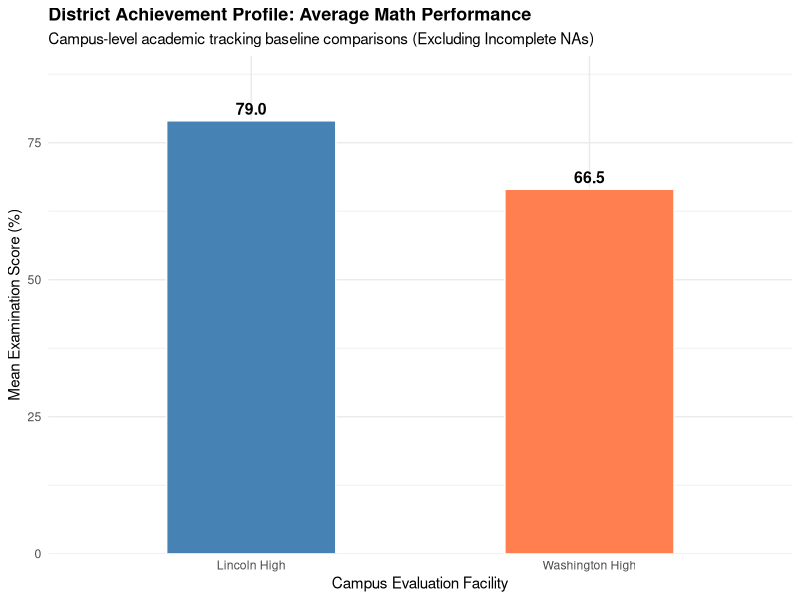
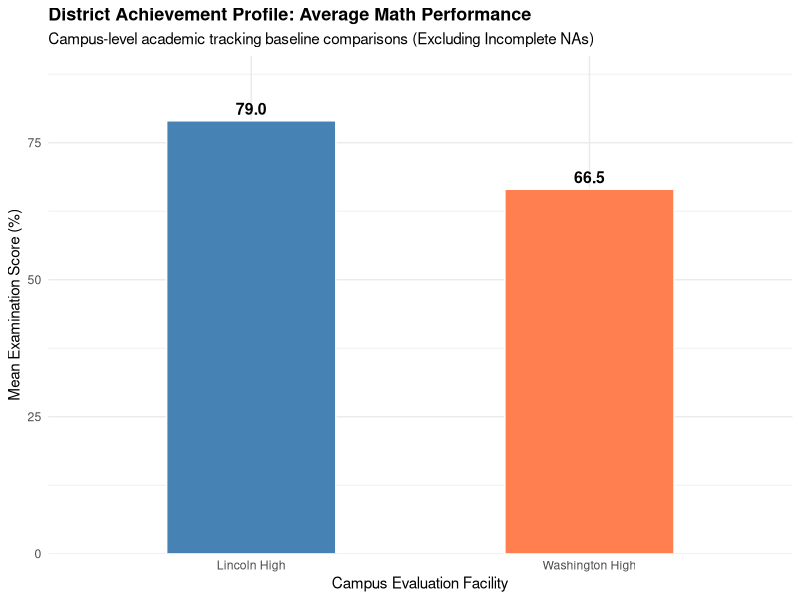

Reproduce these figures in R, in order.
# ==============================================================================
# SCHOOL DISTRICT ANALYSIS: SPLIT(), WEIGHTED INDEX RANKING, & GGPLOT2  [REVISED]
# ==============================================================================
# Change from original:
#   FIXED: print("\n--- ...") does not render a newline -- print() escapes
#   control characters inside the quoted string, so the console literally
#   shows the two characters \n rather than a blank line. Switched to cat().
# ==============================================================================

library(ggplot2)

# ------------------------------------------------------------------------------
# STEP 1: INITIALIZE THE COMPREHENSIVE DISTRICT DATASET
# ------------------------------------------------------------------------------
students_df <- data.frame(
  Student_ID = paste0("STU-", 101:106),
  Name       = c("Emma Smith", "Liam Jones", "Olivia Rice", "Noah Davis", "Ava Wilson", "Mia Taylor"),
  School     = rep(c("Lincoln High", "Washington High"), each = 3),
  Attendance = c(0.96, 0.82, 0.99, 0.74, 0.91, 0.88),
  Math_Grade = c(88, 54, 95, 62, 71, NA),
  stringsAsFactors = FALSE
)

# ------------------------------------------------------------------------------
# STEP 2: ONE-STEP DATA EXTRACTION VIA THE split() FUNCTION
# ------------------------------------------------------------------------------
school_tables_list <- split(students_df, students_df$School)

print("--- INSIGHT: EXTRACTED 'LINCOLN HIGH' LIST NODE ---")
print(school_tables_list[["Lincoln High"]])

print("--- INSIGHT: EXTRACTED 'WASHINGTON HIGH' LIST NODE ---")
print(school_tables_list[["Washington High"]])

# ------------------------------------------------------------------------------
# STEP 3: CONSTRUCT A MULTI-FACTOR WEIGHTED INDEX CAMPUS RANKING
# ------------------------------------------------------------------------------
school_attendance <- aggregate(Attendance ~ School, data = students_df, FUN = mean)
school_grades     <- aggregate(Math_Grade ~ School, data = students_df, FUN = mean, na.rm = TRUE)
district_summary  <- merge(school_attendance, school_grades, by = "School")

# Operational weight allocation: 60% Math Achievement, 40% Attendance Continuity
weight_math       <- 0.60
weight_attendance <- 0.40

district_summary$Overall_Rank_Score <- (district_summary$Math_Grade * weight_math) +
                                       ((district_summary$Attendance * 100) * weight_attendance)

district_summary <- district_summary[order(-district_summary$Overall_Rank_Score), ]

# FIXED: cat() renders "\n" as a real newline; print() would show it literally.
cat("\n--- CAMPUS PERFORMANCE WEIGHTED INDEX LEDGER ---\n")
print(district_summary)

# ------------------------------------------------------------------------------
# STEP 4: VISUALIZE SUMMARY METRICS USING A GGPLOT2 BAR CHART LAYOUT
# ------------------------------------------------------------------------------
grade_summary_chart <- ggplot(district_summary, aes(x = School, y = Math_Grade, fill = School)) +
  geom_bar(stat = "identity", color = "white", width = 0.5) +
  geom_text(aes(label = sprintf("%.1f", Math_Grade)), vjust = -0.5, fontface = "bold", size = 4) +
  scale_fill_manual(values = c("Lincoln High" = "steelblue", "Washington High" = "coral")) +
  labs(title = "District Achievement Profile: Average Math Performance",
       subtitle = "Campus-level academic tracking baseline comparisons (Excluding Incomplete NAs)",
       x = "Campus Evaluation Facility",
       y = "Mean Examination Score (%)") +
  theme_minimal() +
  theme(plot.title = element_text(face = "bold", size = 13),
        legend.position = "none") +
  scale_y_continuous(expand = expansion(mult = c(0, 0.15)))

print(grade_summary_chart)

# ------------------------------------------------------------------------------
# STEP 5: SAVE EXPORTS SECURELY TO DRIVE
# ------------------------------------------------------------------------------
write.csv(district_summary, file = "district_weighted_performance_audit.csv", row.names = FALSE)
ggsave(filename = "district_math_grade_summary.png", plot = grade_summary_chart, width = 7, height = 5, dpi = 300)

cat("------------------------------------------------------------------------\n")
cat("Data architecture processing successful. File assets saved to:", getwd(), "\n")
